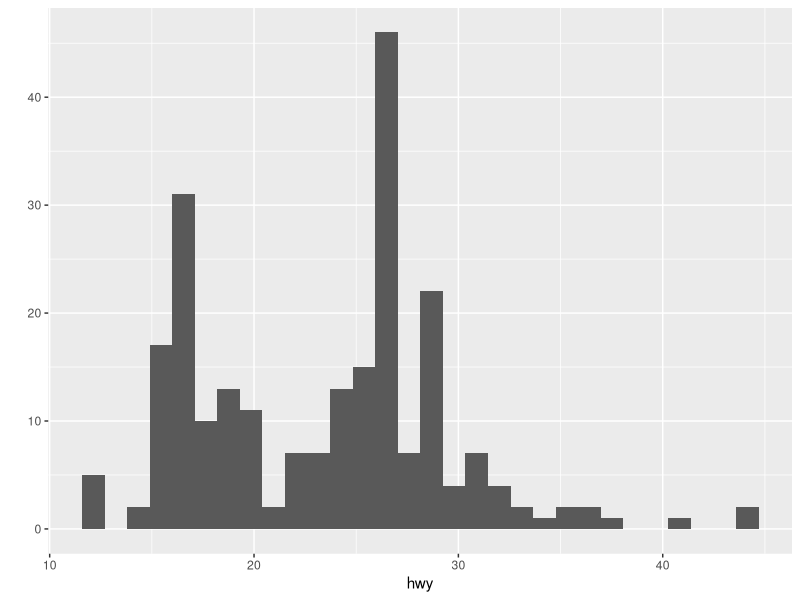
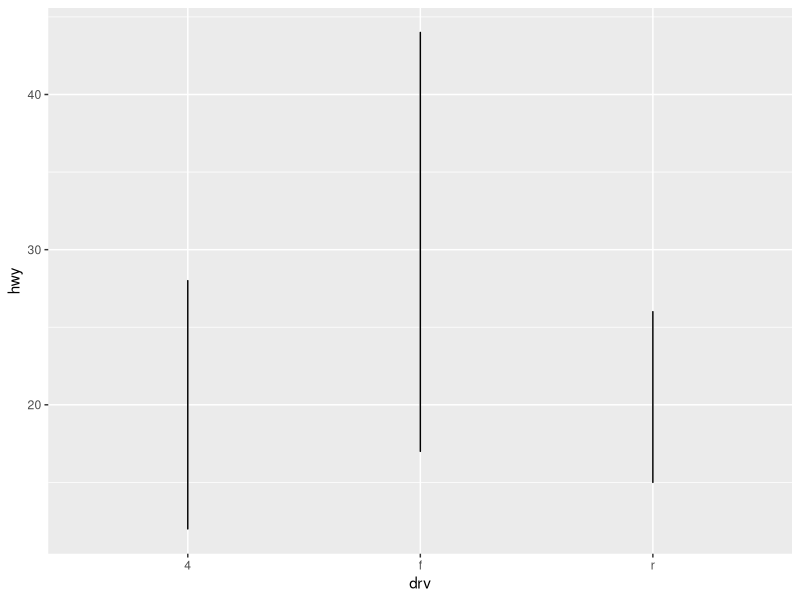
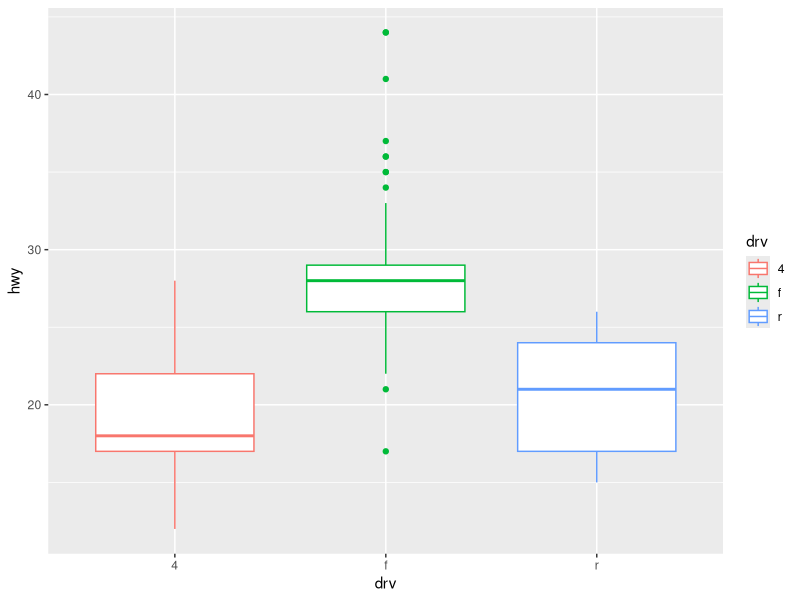

These charts were generated, in order, by the following R code: (Note: this script raises an error after producing the figures.)

#파생변수

#ggplot2의 mpg데이터
#n US Environmental Protection Agency의 1999년에서
#2008년사이의 미국 출시 자동차 234종의 연비정보
library(ggplot2)
mpg<-as.data.frame(ggplot2::mpg)
View(mpg)
head(mpg,10)

# E.g., qplot(data = mpg, x = hwy)
# E.g., qplot(data = mpg, x = drv, y = hwy, geom = “line”)
# E.g., qplot(data = mpg, x = drv, y = hwy, geom = “boxplot”, colour = drv)

#빈도 막대 그래프프 // x축의 변수 이르믕ㄴ hwy (연비)
qplot(data=mpg, x=hwy)

# 전륜 구동의 차 연비가 가장 좋음음
qplot(data=mpg, x=drv, y=hwy, geom="line")


# . -> 주로 이상치인 경우가 많음
qplot(data=mpg, x=drv, y=hwy,geom="boxplot",colour=drv)


#요약
summary(mpg$hwy)
str(mpg$hwy)
str(mpg)


#변수 이름 바꿈
install.packages("dplyr")
library(dplyr)

df_example<-data.frame(var1=c(30,40,50), var2=c(70,60,50))
df_example

df_example<-rename(df_example, variable1 = var1)
df_example

#(변수값을 또 계산)
df_example_sum<-df_example$var1+df_example$var2
df_example_sum

#파생변수 (변수값을 또 계산)
df_example$sum<-df_example$var1+df_example$var2
df_example




#연비 평균 계산 (cty+hwy)/2
summary(mpg)
str(mpg)

df_example2<-data.frame(cty=mpg$cty,hwy=mpg$hwy)
df_example2

summary(df_example2)
str(df_example2)
View(df_example2)



mpg$avg<-(mpg$cty+mpg$hwy)/2
head(mpg,20)

#파생변수
mpg$eval<-ifelse(mpg$avg>=20,"pass","fail")
head(mpg,20)

#중첩조건문
mpg$grade<-ifelse(mpg$avg>=30,"A",ifelse(mpg$avg>=20,"B","C"))
View(mpg)
